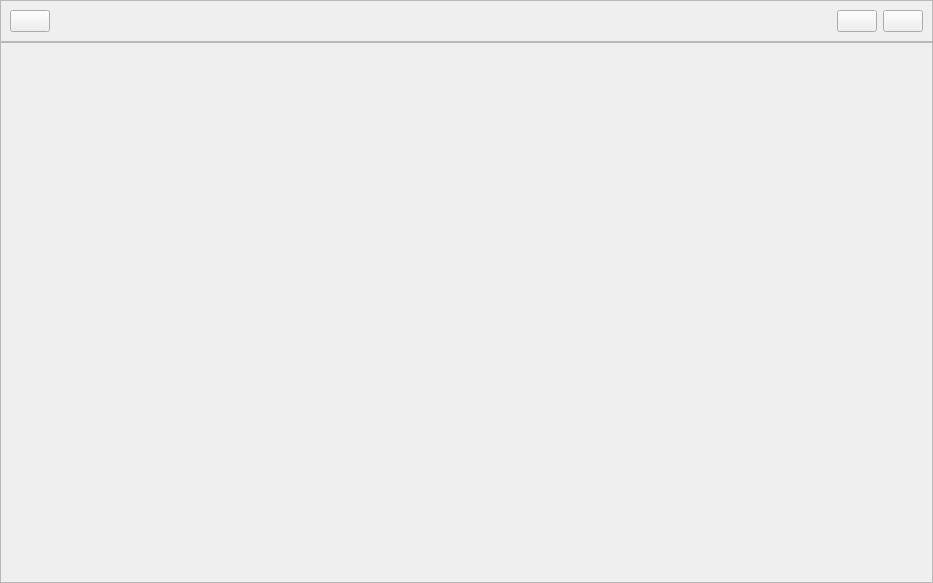
<?xml version="1.0" encoding="UTF-8"?>
<ui version="4.0">
 <class>Form</class>
 <widget class="QWidget" name="Form">
  <property name="geometry">
   <rect>
    <x>0</x>
    <y>0</y>
    <width>933</width>
    <height>583</height>
   </rect>
  </property>
  <property name="windowTitle">
   <string>Form</string>
  </property>
  <widget class="QWidget" name="ShellRoot" native="true">
   <property name="geometry">
    <rect>
     <x>0</x>
     <y>0</y>
     <width>933</width>
     <height>583</height>
    </rect>
   </property>
   <layout class="QVBoxLayout" name="verticalLayout">
    <property name="spacing">
     <number>0</number>
    </property>
    <property name="leftMargin">
     <number>0</number>
    </property>
    <property name="topMargin">
     <number>0</number>
    </property>
    <property name="rightMargin">
     <number>0</number>
    </property>
    <property name="bottomMargin">
     <number>0</number>
    </property>
    <item>
     <widget class="QFrame" name="titleBar">
      <property name="sizePolicy">
       <sizepolicy hsizetype="Expanding" vsizetype="Fixed">
        <horstretch>0</horstretch>
        <verstretch>0</verstretch>
       </sizepolicy>
      </property>
      <property name="minimumSize">
       <size>
        <width>0</width>
        <height>40</height>
       </size>
      </property>
      <property name="frameShape">
       <enum>QFrame::StyledPanel</enum>
      </property>
      <property name="frameShadow">
       <enum>QFrame::Raised</enum>
      </property>
      <layout class="QHBoxLayout" name="horizontalLayout">
       <item>
        <widget class="QPushButton" name="btnBack">
         <property name="text">
          <string/>
         </property>
        </widget>
       </item>
       <item>
        <spacer name="horizontalSpacer">
         <property name="orientation">
          <enum>Qt::Horizontal</enum>
         </property>
         <property name="sizeHint" stdset="0">
          <size>
           <width>40</width>
           <height>20</height>
          </size>
         </property>
        </spacer>
       </item>
       <item>
        <widget class="QPushButton" name="btnMin">
         <property name="text">
          <string/>
         </property>
        </widget>
       </item>
       <item>
        <widget class="QPushButton" name="btnClose">
         <property name="text">
          <string/>
         </property>
        </widget>
       </item>
      </layout>
     </widget>
    </item>
    <item>
     <widget class="QFrame" name="contentHost">
      <property name="sizePolicy">
       <sizepolicy hsizetype="Expanding" vsizetype="Expanding">
        <horstretch>0</horstretch>
        <verstretch>0</verstretch>
       </sizepolicy>
      </property>
      <property name="frameShape">
       <enum>QFrame::StyledPanel</enum>
      </property>
      <property name="frameShadow">
       <enum>QFrame::Raised</enum>
      </property>
     <layout class="QVBoxLayout" name="verticalLayout_2">
      <property name="spacing">
       <number>0</number>
      </property>
      <property name="leftMargin">
       <number>0</number>
      </property>
      <property name="topMargin">
       <number>0</number>
      </property>
      <property name="rightMargin">
       <number>0</number>
      </property>
      <property name="bottomMargin">
       <number>0</number>
      </property>
     </layout>
     </widget>
    </item>
   </layout>
  </widget>
 </widget>
 <resources/>
 <connections/>
</ui>
